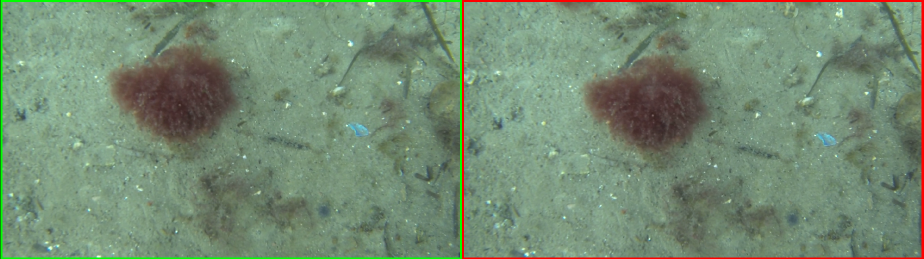
#> input picture _images/image_pairs.png, 1847 x 518 px (shown at 1/2 size)
$ python perspective-playground.py ../_images/image_pairs.png   (older library calls are emulated)
#> lines starting #> are read from the running program, lines starting #| are printed output that depends on the picture; after the words box and inside, x2 and y2 are one past the last pixel; in counts of white or black regions, pixels touching at a corner belong together
#> further down, src is the input picture: shape (518, 1847, 3); mean B, G, R 114.6, 139.3, 116.2
### mosaicking/__init__.py
import re

import cv2


def check_cuda():
    build_info = cv2.getBuildInformation()
    match = re.search(r'NVIDIA CUDA:\s+(YES|NO)', build_info)
    if match:
        cuda_status = match.group(1)
        if cuda_status == "YES":
            print("CUDA is enabled in your OpenCV build.")
            return True
        else:
            print("CUDA is not enabled in your OpenCV build.")
            return False
    print("CUDA status not found in the build information.")
    return False

HAS_CUDA = check_cuda()

def check_cudacodec():
    if HAS_CUDA:
        build_info = cv2.getBuildInformation()
        if "NVCUVID" in build_info:
            print("CUDA codec is enabled in your OpenCV build.")
            return True
        else:
            print("CUDA codec is not enabled in your OpenCV build.")
            return False
    return False

HAS_CODEC = check_cudacodec()

### mosaicking/transformations.py
import numpy as np
from scipy.spatial.transform import Rotation
import sys
from numpy import typing as npt
from typing import Tuple, Sequence, List
import cv2


# [127 lines left out: functions calculate_homography, apply_transform, apply_scale, get_extrinsic_matrix, not called in this run]


## euler rotation methods
# Matrix for Yaw-rotation about the Z-axis
def R_z(psi: float, degrees=False) -> npt.NDArray[float]:
    psi = psi * np.pi / 180 if degrees else psi
    R = np.array([[np.cos(psi), -np.sin(psi), 0, 0],
                   [np.sin(psi), np.cos(psi), 0, 0],
                   [0, 0, 1, 0],
                   [0, 0, 0, 1]])
    return R


# Matrix for Pitch-rotation about the Y-axis
def R_y(theta: float, degrees=False) -> npt.NDArray[float]:
    theta = theta * np.pi / 180 if degrees else theta
    R = np.array([[np.cos(theta), 0, np.sin(theta), 0],
                   [0, 1, 0, 0],
                   [-np.sin(theta), 0, np.cos(theta), 0],
                   [0, 0, 0, 1]])
    return R


# Matrix for Roll-rotation about the X-axis
def R_x(phi: float, degrees=False) -> npt.NDArray[float]:
    phi = phi*np.pi/180 if degrees else phi
    R = np.array([[1, 0, 0, 0],
                   [0, np.cos(phi), -np.sin(phi), 0],
                   [0, np.sin(phi), np.cos(phi), 0],
                   [0, 0, 0, 1]])
    return R


def euler_rotation(phi: float, theta: float, psi: float, degrees=False) -> npt.NDArray[float]:
    return np.linalg.multi_dot([R_x(phi, degrees), R_y(theta, degrees), R_z(psi, degrees)])


# [173 lines left out: functions euler_affine_rotate, euler_perspective_rotate, bird_view, get_origin_direction, get_alignment, not called in this run]

### examples/perspective-playground.py
import cv2
import numpy as np
from numpy import typing as npt
from scipy import interpolate
from mosaicking import transformations
import argparse
from typing import Tuple
import sys

"""
Obtained from discussion here: https://stackoverflow.com/questions/45811421/python-create-image-with-new-camera-position
"""


def add_inner_border(image: npt.NDArray[np.uint8], thickness: int, color: tuple[int, ...]) -> npt.NDArray[np.uint8]:
    # Draw top border
    cv2.rectangle(image, (0, 0), (image.shape[1], thickness), color, thickness)
    # Draw bottom border
    cv2.rectangle(image, (0, image.shape[0]), (image.shape[1], image.shape[0] - thickness), color, thickness)
    # Draw left border
    cv2.rectangle(image, (0, 0), (thickness, image.shape[0]), color, thickness)
    # Draw right border
    cv2.rectangle(image, (image.shape[1], 0), (image.shape[1] - thickness, image.shape[0]), color, thickness)
    return image


class PerspectiveViewer:
    def __init__(self, img: npt.NDArray[np.uint8]):
        self._img = img.copy()
        self._h, self._w = self._img.shape[:2]
#> self._h = 518; self._w = 1847
        cv2.namedWindow("display", cv2.WINDOW_GUI_NORMAL | cv2.WINDOW_AUTOSIZE)
        cv2.setWindowTitle("display", "Perspective Viewer")
        self._f = 500
        self._fx = 500
        self._fy = 500
        self._cx = int(self._w / 2)
#> self._cx = 923
        self._cy = int(self._h / 2)
#> self._cy = 259
        self._rot_xyz = np.array([180, 180, 180], float)
        self._pos_xyz = np.array([0.0, 0.0, 0.5], float)
        self._rot_interp = interpolate.interp1d([0.0, 3600.0], [-180.0, 180.0])
        self._pos_interp = interpolate.interp1d([0.0, 1000.0], [-5.0, 5.0])
        #cv2.createTrackbar("f", "display", self._f, 1000, self._f_callback)
        cv2.createTrackbar("fx", "display", self._fx, 1000, self._fx_callback)
        cv2.createTrackbar("fy", "display", self._fy, 1000, self._fy_callback)
        #cv2.createTrackbar("w", "display", self._cx, self._w, self._cx_callback)
        #cv2.createTrackbar("h", "display", self._cy, self._h, self._cy_callback)
        cv2.createTrackbar("Rotation X", "display", 1800, 3600, self._rot_x_callback)
        cv2.createTrackbar("Rotation Y", "display", 1800, 3600, self._rot_y_callback)
        cv2.createTrackbar("Rotation Z", "display", 1800, 3600, self._rot_z_callback)
        cv2.createTrackbar("Pos X", "display", 500, 1000, self._pos_x_callback)
        cv2.createTrackbar("Pos Y", "display", 500, 1000, self._pos_y_callback)
        cv2.createTrackbar("Pos Z", "display", 501, 1000, self._pos_z_callback)

    def _f_callback(self, val):
        self._f = val

    def _fx_callback(self, val):
        self._fx = val

    def _fy_callback(self, val):
        self._fy = val

    def _cx_callback(self, val):
        self._cx = float(val)

    def _cy_callback(self, val):
        self._cy = float(val)

    def _rot_x_callback(self, val):
        self._rot_xyz[0] = self._rot_interp(float(val))

    def _rot_y_callback(self, val):
        self._rot_xyz[1] = self._rot_interp(float(val))

    def _rot_z_callback(self, val):
        self._rot_xyz[2] = self._rot_interp(float(val))

    def _pos_x_callback(self, val):
        self._pos_xyz[0] = self._pos_interp(float(val))

    def _pos_y_callback(self, val):
        self._pos_xyz[1] = self._pos_interp(float(val))

    def _pos_z_callback(self, val):
        self._pos_xyz[2] = self._pos_interp(float(val))

    def play(self):
        k = -1
        while k != 27 and cv2.getWindowProperty('display', cv2.WND_PROP_VISIBLE) >= 1:
            if self._f <= 0:
                self._f = 1
            rotX = (self._rot_xyz[0]) * np.pi / 180  # convert to radians
            rotY = (self._rot_xyz[1]) * np.pi / 180
            rotZ = (self._rot_xyz[2]) * np.pi / 180
            distX = self._pos_xyz[0]
            distY = self._pos_xyz[1]
            distZ = self._pos_xyz[2]
            # Camera intrinsic matrix (2D homogeneous matrix)
            K = np.array([[500, 0, self._w / 2,],
                          [0, 500, self._h / 2,],
                          [0, 0, 1]])
            Kinv = np.linalg.inv(K)
            Kout = np.array([[self._fx, 0, self._w / 2,],
                             [0, self._fy, self._h / 2,],
                             [0, 0, 1]])
            Rx = transformations.R_x(rotX)
            Ry = transformations.R_y(rotY)
            Rz = transformations.R_z(rotZ)
            R_nadir_cam = Rz @ Ry @ Rx
            T_nadir_cam = np.eye(4)
            E_nadir_cam = T_nadir_cam @ R_nadir_cam
            E_cam_nadir = np.eye(4)
            E_cam_nadir[:3, :3] = E_nadir_cam[:3, :3].T
            E_cam_nadir[:3, -1:] = -E_nadir_cam[:3, :3].T @ E_nadir_cam[:3, -1:]
            # Define nadir to ground and inverse
            R_nadir_gnd = np.eye(4)  # For now, nadir and gnd plane frames are parallel
            T_nadir_gnd = np.eye(4)
            T_nadir_gnd[:3, -1:] = np.array([[distX], [distY], [distZ]])
            E_nadir_gnd = R_nadir_gnd @ T_nadir_gnd
            E_gnd_nadir = np.eye(4)
            E_gnd_nadir[:3, :3] = E_nadir_gnd[:3, :3].T
            E_gnd_nadir[:3, -1:] = -E_nadir_gnd[:3, :3].T @ E_nadir_gnd[:3, -1:]
            E_gnd_cam = E_nadir_cam @ E_gnd_nadir  # Ground to camera = ground->nadir->camera
            E_cam_gnd = E_nadir_gnd @ E_cam_nadir  # Camera to ground = camera->nadir->camera
            crn = np.array([[0.0, self._img.shape[1] - 1, self._img.shape[1] - 1, 0.0],
                            [0.0, 0.0, self._img.shape[0] - 1, self._img.shape[0] - 1]])
#> crn = [[0, 1846, 1846, 0], [0, 0, 517, 517]]
            # The destination corners are warped as follows
            dest_crn = Kinv @ cv2.convertPointsToHomogeneous(crn.T[:, None, ...]).squeeze().T
            dest_crn = E_cam_gnd @ cv2.convertPointsToHomogeneous(dest_crn.T).squeeze().T
            dest_crn = Kout @ cv2.convertPointsFromHomogeneous(dest_crn.T).squeeze().T
            dest_crn = cv2.convertPointsFromHomogeneous(dest_crn.T).astype(int)
            # Find the homography from orignal image to new image perspective
            H, _ = cv2.findHomography(crn.T[:, None, ...], dest_crn, method=cv2.RANSAC)
            try:
                warp_img = cv2.warpPerspective(self._img, H, self._img.shape[1::-1], flags=cv2.WARP_INVERSE_MAP)
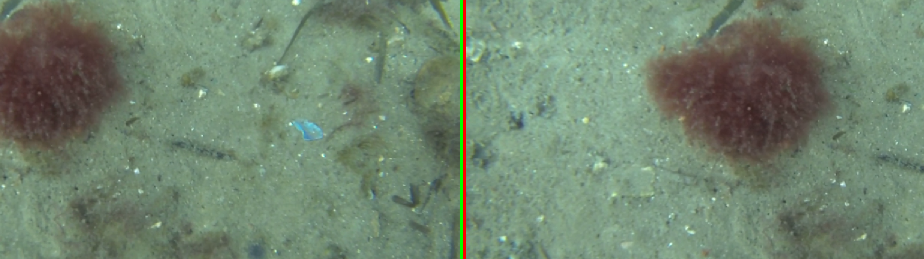
#> warp_img: shape (518, 1847, 3) (shown at 1/2 size); mean B, G, R 111.1, 132.6, 112.8
            except cv2.error as e:
                print("Warning!: Output image is infinitely thin, adjust sliders accordingly!", file=sys.stderr)
                cv2.imshow("display", dst)
                k = cv2.waitKey(1)
                continue
            warp_img = add_inner_border(warp_img, 3, (0, 255, 255))
#> in add_inner_border, `cv2.rectangle(image, (image.shape[1], 0), (image.shape[1] - thickness,..`:
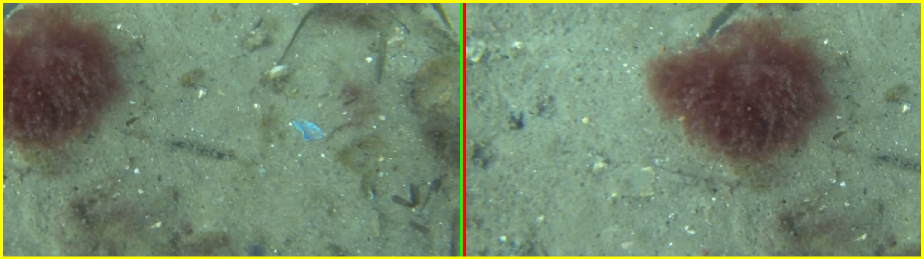
#> image: shape (518, 1847, 3) (shown at 1/2 size); mean B, G, R 108, 135.8, 116.6
            og = self._img.copy()
            cv2.polylines(og, [dest_crn], True, (0, 255, 255), 3)
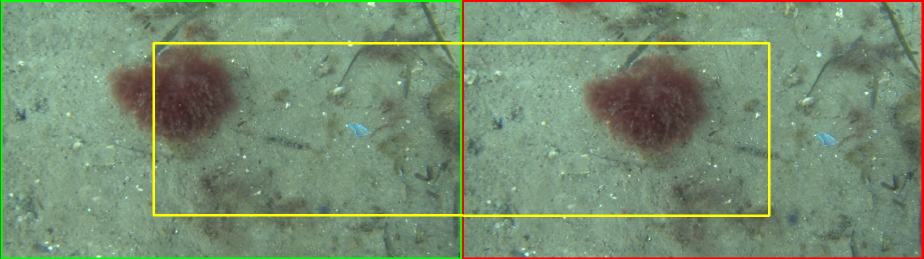
#> og: shape (518, 1847, 3) (shown at 1/2 size); 1.65% of pixels changed, all inside (x1, y1, x2, y2) = (305, 84, 1541, 434)
            # Show the images
            dst = np.concatenate((og, warp_img), axis=1)
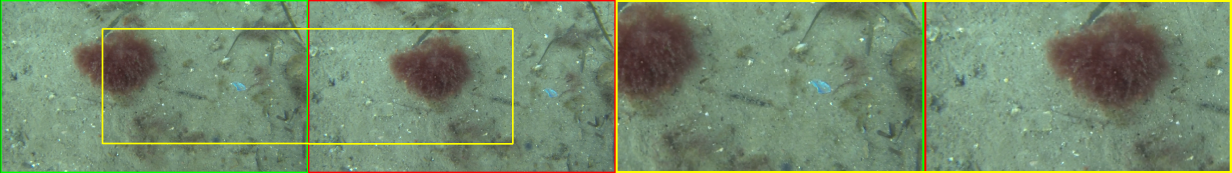
#> dst: shape (518, 3694, 3) (shown at 1/3 size); mean B, G, R 110.4, 138.5, 117.5
            cv2.imshow("display", dst)
            k = cv2.waitKey(1)
#> (key Esc is pressed here)
        cv2.destroyWindow("display")


if __name__ == '__main__':
    parser = argparse.ArgumentParser(prog="Example Perspective Viewer")
    parser.add_argument("filepath", type=str, help="Path to the image file to view.")
    args = parser.parse_args()

    #Read input image, and create output image
    src = cv2.imread(str(args.filepath))
    viewer = PerspectiveViewer(src)
    try:
        viewer.play()
    except KeyboardInterrupt:
        cv2.destroyAllWindows()

$ run again, on _images/rails_parallel.png
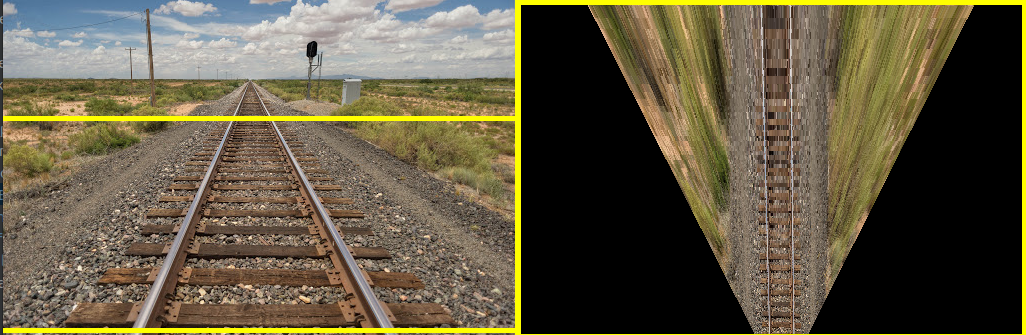
#> input picture _images/rails_parallel.png, 1026 x 335 px
#> src is the input picture: shape (335, 1026, 3); mean B, G, R 66.5, 89.7, 98.3
#> in add_inner_border, `cv2.rectangle(image, (image.shape[1], 0), (image.shape[1] - thickness,..`:
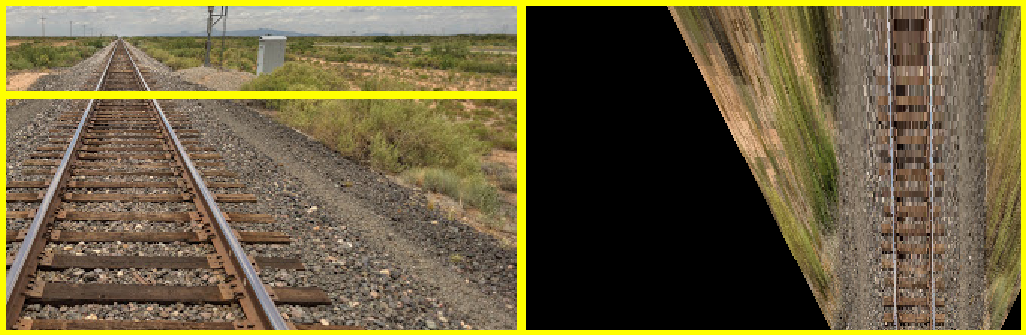
#> image: shape (335, 1026, 3); mean B, G, R 62.4, 95.8, 106.8
#> og: shape (335, 1026, 3); 2.61% of pixels changed, all inside (x1, y1, x2, y2) = (168, 53, 857, 281)
#> in play, `dst = np.concatenate((og, warp_img), axis=1)`:
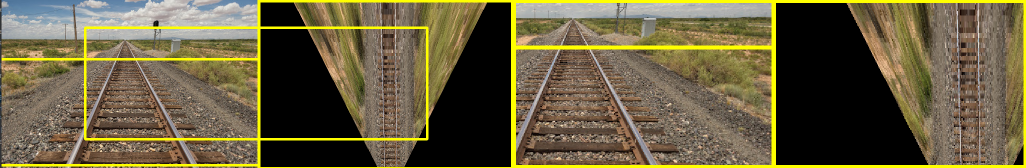
#> dst: shape (335, 2052, 3) (shown at 1/2 size); mean B, G, R 63.4, 94.8, 104.4

$ run again, on _images/registered_images.png
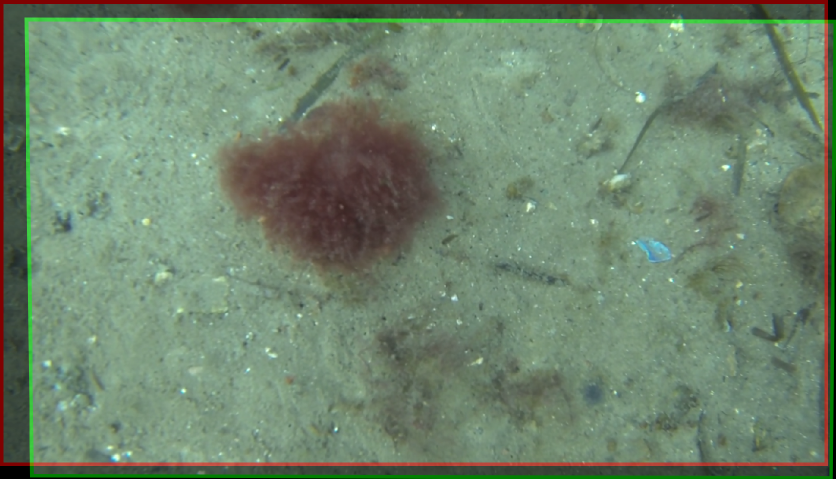
#> input picture _images/registered_images.png, 1671 x 957 px (shown at 1/2 size)
#> src is the input picture: shape (957, 1671, 3); mean B, G, R 109.3, 132.8, 111.1
#> in add_inner_border, `cv2.rectangle(image, (image.shape[1], 0), (image.shape[1] - thickness,..`:
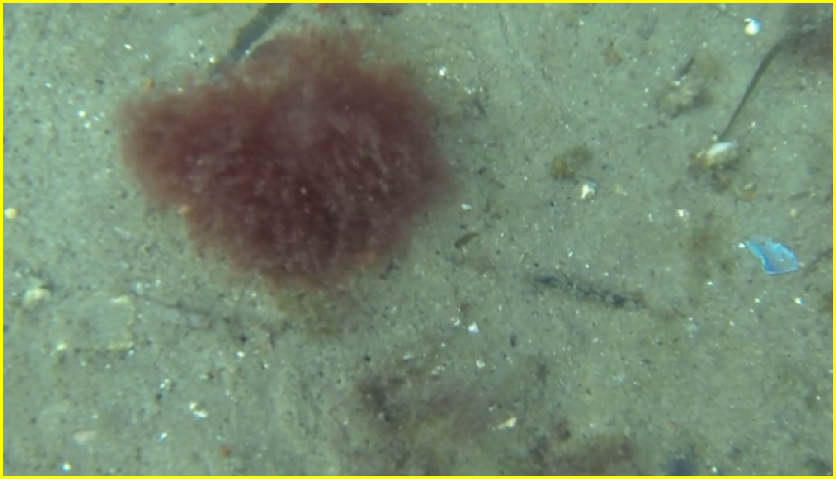
#> image: shape (957, 1671, 3) (shown at 1/2 size); mean B, G, R 112.4, 137.6, 118.2
#> og: shape (957, 1671, 3); 1.09% of pixels changed, all inside (x1, y1, x2, y2) = (276, 157, 1394, 799)
#> in play, `dst = np.concatenate((og, warp_img), axis=1)`:
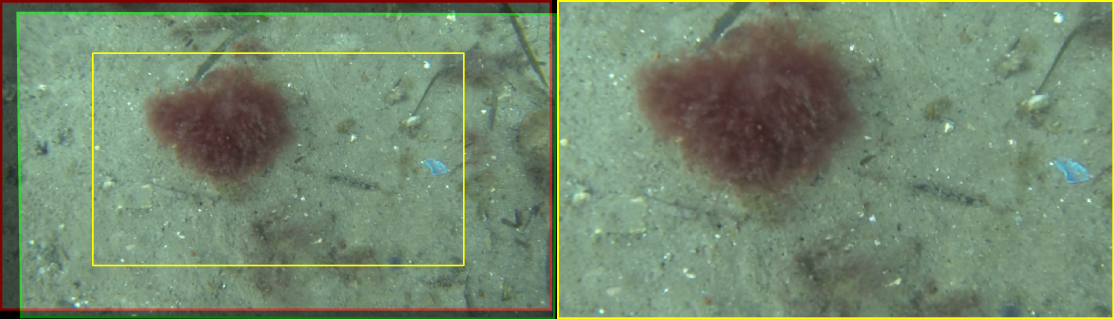
#> dst: shape (957, 3342, 3) (shown at 1/3 size); mean B, G, R 110.2, 135.8, 115.4
